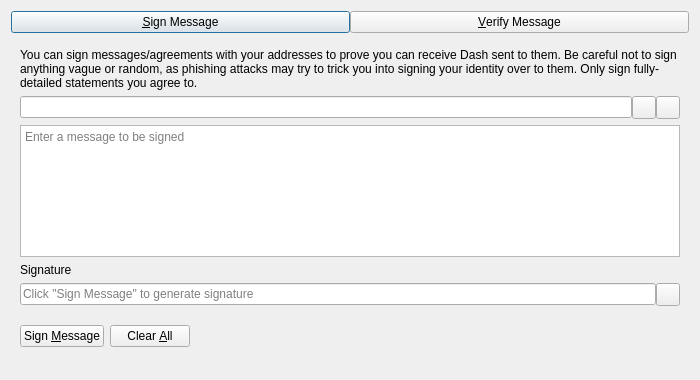
<?xml version="1.0" encoding="UTF-8"?>
<ui version="4.0">
 <class>SignVerifyMessageDialog</class>
 <widget class="QDialog" name="SignVerifyMessageDialog">
  <property name="geometry">
   <rect>
    <x>0</x>
    <y>0</y>
    <width>700</width>
    <height>380</height>
   </rect>
  </property>
  <property name="windowTitle">
   <string>Signatures - Sign / Verify a Message</string>
  </property>
  <property name="modal">
   <bool>true</bool>
  </property>
  <layout class="QVBoxLayout" name="verticalLayout">
   <item>
    <layout class="QHBoxLayout" name="horizontalLayout_Buttons_2">
     <property name="spacing">
      <number>0</number>
     </property>
     <property name="topMargin">
      <number>0</number>
     </property>
     <item>
      <widget class="QPushButton" name="btnSignMessage">
       <property name="text">
        <string>&amp;Sign Message</string>
       </property>
       <property name="checkable">
        <bool>true</bool>
       </property>
      </widget>
     </item>
     <item>
      <widget class="QPushButton" name="btnVerifyMessage">
       <property name="text">
        <string>&amp;Verify Message</string>
       </property>
       <property name="checkable">
        <bool>true</bool>
       </property>
      </widget>
     </item>
    </layout>
   </item>
   <item>
    <widget class="QStackedWidget" name="stackedWidgetSig">
     <property name="minimumSize">
      <size>
       <width>0</width>
       <height>0</height>
      </size>
     </property>
     <property name="currentIndex">
      <number>0</number>
     </property>
     <widget class="QWidget" name="pageSignMessage">
      <layout class="QVBoxLayout" name="verticalLayout_SM">
       <item>
        <widget class="QLabel" name="infoLabel_SM">
         <property name="text">
          <string>You can sign messages/agreements with your addresses to prove you can receive Dash sent to them. Be careful not to sign anything vague or random, as phishing attacks may try to trick you into signing your identity over to them. Only sign fully-detailed statements you agree to.</string>
         </property>
         <property name="textFormat">
          <enum>Qt::PlainText</enum>
         </property>
         <property name="wordWrap">
          <bool>true</bool>
         </property>
        </widget>
       </item>
       <item>
        <layout class="QHBoxLayout" name="horizontalLayout_1_SM">
         <property name="spacing">
          <number>0</number>
         </property>
         <item>
          <widget class="QValidatedLineEdit" name="addressIn_SM">
           <property name="toolTip">
            <string>The Dash address to sign the message with</string>
           </property>
          </widget>
         </item>
         <item>
          <widget class="QToolButton" name="addressBookButton_SM">
           <property name="toolTip">
            <string>Choose previously used address</string>
           </property>
           <property name="text">
            <string/>
           </property>
           <property name="shortcut">
            <string>Alt+A</string>
           </property>
          </widget>
         </item>
         <item>
          <widget class="QToolButton" name="pasteButton_SM">
           <property name="toolTip">
            <string>Paste address from clipboard</string>
           </property>
           <property name="text">
            <string/>
           </property>
           <property name="shortcut">
            <string>Alt+P</string>
           </property>
          </widget>
         </item>
        </layout>
       </item>
       <item>
        <widget class="QPlainTextEdit" name="messageIn_SM">
         <property name="toolTip">
          <string>Enter the message you want to sign here</string>
         </property>
         <property name="placeholderText">
          <string>Enter a message to be signed</string>
         </property>
        </widget>
       </item>
       <item>
        <widget class="QLabel" name="signatureLabel_SM">
         <property name="text">
          <string>Signature</string>
         </property>
         <property name="textFormat">
          <enum>Qt::PlainText</enum>
         </property>
        </widget>
       </item>
       <item>
        <layout class="QHBoxLayout" name="horizontalLayout_2_SM">
         <property name="spacing">
          <number>0</number>
         </property>
         <item>
          <widget class="QLineEdit" name="signatureOut_SM">
           <property name="placeholderText">
            <string>Click "Sign Message" to generate signature</string>
           </property>
           <property name="readOnly">
            <bool>true</bool>
           </property>
          </widget>
         </item>
         <item>
          <widget class="QToolButton" name="copySignatureButton_SM">
           <property name="toolTip">
            <string>Copy the current signature to the system clipboard</string>
           </property>
           <property name="text">
            <string/>
           </property>
          </widget>
         </item>
        </layout>
       </item>
       <item>
        <layout class="QHBoxLayout" name="horizontalLayout_3_SM">
         <item>
          <widget class="QPushButton" name="signMessageButton_SM">
           <property name="toolTip">
            <string>Sign the message to prove you own this Dash address</string>
           </property>
           <property name="text">
            <string>Sign &amp;Message</string>
           </property>
           <property name="autoDefault">
            <bool>false</bool>
           </property>
          </widget>
         </item>
         <item>
          <widget class="QPushButton" name="clearButton_SM">
           <property name="toolTip">
            <string>Reset all sign message fields</string>
           </property>
           <property name="text">
            <string>Clear &amp;All</string>
           </property>
           <property name="autoDefault">
            <bool>false</bool>
           </property>
          </widget>
         </item>
         <item>
          <spacer name="horizontalSpacer_1_SM">
           <property name="orientation">
            <enum>Qt::Horizontal</enum>
           </property>
           <property name="sizeHint" stdset="0">
            <size>
             <width>40</width>
             <height>48</height>
            </size>
           </property>
          </spacer>
         </item>
         <item>
          <widget class="QLabel" name="statusLabel_SM">
           <property name="text">
            <string/>
           </property>
           <property name="wordWrap">
            <bool>true</bool>
           </property>
          </widget>
         </item>
         <item>
          <spacer name="horizontalSpacer_2_SM">
           <property name="orientation">
            <enum>Qt::Horizontal</enum>
           </property>
           <property name="sizeHint" stdset="0">
            <size>
             <width>40</width>
             <height>48</height>
            </size>
           </property>
          </spacer>
         </item>
        </layout>
       </item>
      </layout>
     </widget>
     <widget class="QWidget" name="pageVerifyMessage">
      <layout class="QVBoxLayout" name="verticalLayout_VM">
       <item>
        <widget class="QLabel" name="infoLabel_VM">
         <property name="text">
          <string>Enter the receiver's address, message (ensure you copy line breaks, spaces, tabs, etc. exactly) and signature below to verify the message. Be careful not to read more into the signature than what is in the signed message itself, to avoid being tricked by a man-in-the-middle attack. Note that this only proves the signing party receives with the address, it cannot prove sendership of any transaction!</string>
         </property>
         <property name="textFormat">
          <enum>Qt::PlainText</enum>
         </property>
         <property name="alignment">
          <set>Qt::AlignLeading|Qt::AlignLeft|Qt::AlignTop</set>
         </property>
         <property name="wordWrap">
          <bool>true</bool>
         </property>
        </widget>
       </item>
       <item>
        <layout class="QHBoxLayout" name="horizontalLayout_1_VM">
         <property name="spacing">
          <number>0</number>
         </property>
         <item>
          <widget class="QValidatedLineEdit" name="addressIn_VM">
           <property name="toolTip">
            <string>The Dash address the message was signed with</string>
           </property>
          </widget>
         </item>
         <item>
          <widget class="QToolButton" name="addressBookButton_VM">
           <property name="toolTip">
            <string>Choose previously used address</string>
           </property>
           <property name="text">
            <string/>
           </property>
           <property name="shortcut">
            <string>Alt+A</string>
           </property>
          </widget>
         </item>
        </layout>
       </item>
       <item>
        <widget class="QPlainTextEdit" name="messageIn_VM">
          <property name="toolTip">
            <string>The signed message to verify</string>
          </property>
          <property name="placeholderText">
            <string>Enter a message to be verified</string>
          </property>
        </widget>
       </item>
       <item>
        <widget class="QValidatedLineEdit" name="signatureIn_VM">
          <property name="toolTip">
            <string>The signature given when the message was signed</string>
          </property>
          <property name="placeholderText">
            <string>Enter a signature for the message to be verified</string>
          </property>
        </widget>
       </item>
       <item>
        <layout class="QHBoxLayout" name="horizontalLayout_2_VM">
         <item>
          <widget class="QPushButton" name="verifyMessageButton_VM">
           <property name="toolTip">
            <string>Verify the message to ensure it was signed with the specified Dash address</string>
           </property>
           <property name="text">
            <string>Verify &amp;Message</string>
           </property>
           <property name="autoDefault">
            <bool>false</bool>
           </property>
          </widget>
         </item>
         <item>
          <widget class="QPushButton" name="clearButton_VM">
           <property name="toolTip">
            <string>Reset all verify message fields</string>
           </property>
           <property name="text">
            <string>Clear &amp;All</string>
           </property>
           <property name="autoDefault">
            <bool>false</bool>
           </property>
          </widget>
         </item>
         <item>
          <spacer name="horizontalSpacer_1_VM">
           <property name="orientation">
            <enum>Qt::Horizontal</enum>
           </property>
           <property name="sizeHint" stdset="0">
            <size>
             <width>40</width>
             <height>48</height>
            </size>
           </property>
          </spacer>
         </item>
         <item>
          <widget class="QLabel" name="statusLabel_VM">
           <property name="text">
            <string/>
           </property>
           <property name="wordWrap">
            <bool>true</bool>
           </property>
          </widget>
         </item>
         <item>
          <spacer name="horizontalSpacer_2_VM">
           <property name="orientation">
            <enum>Qt::Horizontal</enum>
           </property>
           <property name="sizeHint" stdset="0">
            <size>
             <width>40</width>
             <height>48</height>
            </size>
           </property>
          </spacer>
         </item>
        </layout>
       </item>
      </layout>
     </widget>
    </widget>
   </item>
  </layout>
 </widget>
 <customwidgets>
  <customwidget>
   <class>QValidatedLineEdit</class>
   <extends>QLineEdit</extends>
   <header>qt/qvalidatedlineedit.h</header>
  </customwidget>
 </customwidgets>
 <resources>
  <include location="../vivo.qrc"/>
 </resources>
 <connections/>
</ui>
